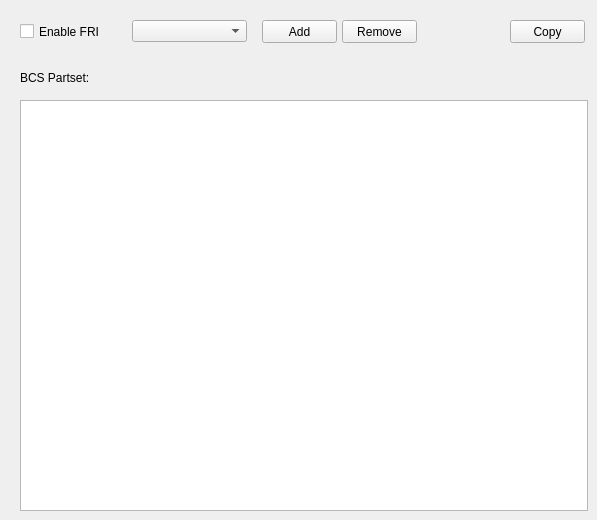
    <widget class="QWidget" name="friTab">
     <property name="autoFillBackground">
      <bool>true</bool>
     </property>
     <attribute name="title">
      <string>FRI</string>
     </attribute>
     <widget class="QPushButton" name="friRemoveButton">
      <property name="geometry">
       <rect>
        <x>342</x>
        <y>20</y>
        <width>75</width>
        <height>23</height>
       </rect>
      </property>
      <property name="text">
       <string>Remove</string>
      </property>
     </widget>
     <widget class="QTextEdit" name="friBcsEdit">
      <property name="geometry">
       <rect>
        <x>20</x>
        <y>100</y>
        <width>568</width>
        <height>411</height>
       </rect>
      </property>
     </widget>
     <widget class="QPushButton" name="friAddButton">
      <property name="geometry">
       <rect>
        <x>262</x>
        <y>20</y>
        <width>75</width>
        <height>23</height>
       </rect>
      </property>
      <property name="text">
       <string>Add</string>
      </property>
     </widget>
     <widget class="QCheckBox" name="friEnableCheck">
      <property name="geometry">
       <rect>
        <x>20</x>
        <y>23</y>
        <width>101</width>
        <height>17</height>
       </rect>
      </property>
      <property name="text">
       <string>Enable FRI</string>
      </property>
     </widget>
     <widget class="QComboBox" name="friComboBox">
      <property name="geometry">
       <rect>
        <x>132</x>
        <y>20</y>
        <width>115</width>
        <height>22</height>
       </rect>
      </property>
     </widget>
     <widget class="QToolButton" name="friCopyButton">
      <property name="geometry">
       <rect>
        <x>510</x>
        <y>20</y>
        <width>75</width>
        <height>23</height>
       </rect>
      </property>
      <property name="text">
       <string>Copy</string>
      </property>
      <property name="popupMode">
       <enum>QToolButton::InstantPopup</enum>
      </property>
      <property name="toolButtonStyle">
       <enum>Qt::ToolButtonTextOnly</enum>
      </property>
     </widget>
     <widget class="QLabel" name="label_17">
      <property name="geometry">
       <rect>
        <x>20</x>
        <y>70</y>
        <width>111</width>
        <height>16</height>
       </rect>
      </property>
      <property name="text">
       <string>BCS Partset:</string>
      </property>
     </widget>
    </widget>
